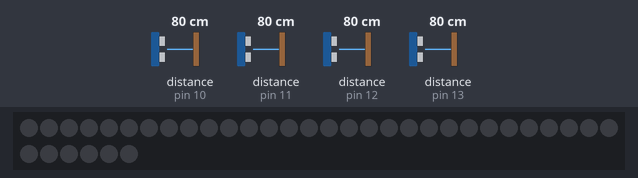
Bench run of a program on a simulated Arduino Uno, built with avr-gcc and run on an emulated ATmega328P. Shown: 36 RGB LEDs in strip order, left to right, continuing on the next row. Inputs (shaded band) come from the test bench; at power-on: distance to the obstacle (sensors on pin 10, pin 11, pin 12, pin 13) 80 cm. The echo pulse lasts 58.3 µs per cm.

Above: at 1.2 s.
1.3 s: distance to the obstacle (sensor on pin 10) set to 17 cm
2.8 s: distance to the obstacle (sensor on pin 10) set to 13 cm
At 3.08 s:
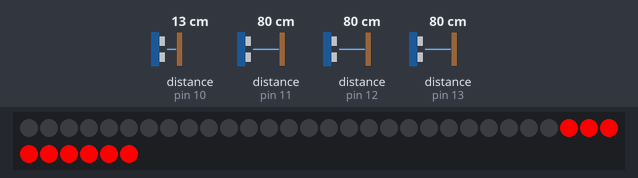
At 3.88 s:
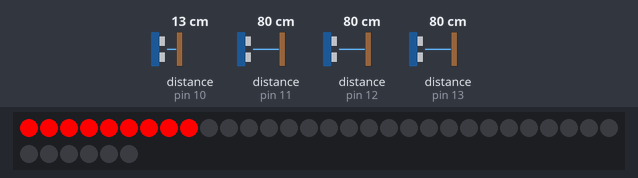
Timing chart, 0 to 5.8 s (numbered marks = the images above; inputs shaded):
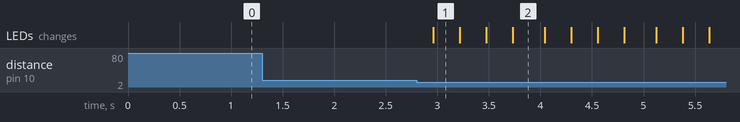

The program:

main.cpp
```cpp
#include <Arduino.h>
#include <NewPing.h>
#include <Adafruit_NeoPixel.h>


#define TRIGGER_PIN 8
#define ECHO_PIN 9
#define LED_PIN 7
#define LED_COUNT 36
#define MAX_DISTANCE 15
#define DELAY 200
#define SENSOR_COUNT 4
#define DELAY_LIGHTS 2000

NewPing sonar(TRIGGER_PIN, ECHO_PIN, MAX_DISTANCE);
// NewPing sensors[4];
Adafruit_NeoPixel strip(LED_COUNT, LED_PIN, NEO_GRB + NEO_KHZ800);

NewPing sensors[4] = {
  NewPing(2, 10, MAX_DISTANCE),
  NewPing(3, 11, MAX_DISTANCE),
  NewPing(4, 12, MAX_DISTANCE),
  NewPing(5, 13, MAX_DISTANCE)
};

bool SET_GROUP[] = {false, false, false, false};

void setup() {
  // put your setup code here, to run once:
  Serial.begin(9600);
  // for (int i = 0; i < 4; ++i) {
  //   sensors[i] = NewPing(TRIGGER_PINS[i], ECHO_PINS[i], MAX_DISTANCE);
  // }
  strip.begin();
  strip.show();
}


void updateLeds() {
  for (int i = 0; i < LED_COUNT; ++i) {
    if (i < 9)
      strip.setPixelColor(i, SET_GROUP[0]?255:0, 0, 0);
    else if (i < 18)
      strip.setPixelColor(i, SET_GROUP[1]?255:0, 0, 0);
    else if (i < 27)
      strip.setPixelColor(i, SET_GROUP[2]?255:0, 0, 0);
    else {
      strip.setPixelColor(i, SET_GROUP[3]?255:0, 0, 0);
    }

    strip.show();
  }
}

void activateStrips() {
  SET_GROUP[0] = false;
  SET_GROUP[3] = true;
  updateLeds();
  delay(DELAY);
  SET_GROUP[3] = false;
  SET_GROUP[2] = true;
  updateLeds();
  delay(DELAY);
  SET_GROUP[1] = true;
  SET_GROUP[2] = false;
  updateLeds();
  delay(DELAY);
  SET_GROUP[0] = true;
  SET_GROUP[1] = false;
  updateLeds();
  delay(DELAY);
}

void closeStrips() {
  SET_GROUP[0] = false;
  SET_GROUP[1] = false;
  SET_GROUP[2] = false;
  updateLeds();
}

void loop() {
  long distance;
  bool j = false;
  delayMicroseconds(20);

  // activateStrips();

  for (int i = 0; i < SENSOR_COUNT; ++i) {
    distance = sensors[i].ping_cm();
    if (distance > 0) {
      delay(50);
      distance = sensors[i].ping_cm();
      if (distance > 0) {
        activateStrips();
        j = true;
        // delay(DELAY_LIGHTS);
        break;
      }
    //   Serial.print("Distance ");
    // Serial.print(i);
    // Serial.print(": ");
    // Serial.print(distance);
    // Serial.print("\n");

    }
  }

  if (!j)  {
    closeStrips();
  }
}
```

Measured:
- the behaviour switches between 16 and 15 cm on distance to the obstacle (sensor on pin 10) (found by bisection; images 0 and 1)
- after the input at 1.3 s, every drawn part: stays the same
- after the input at 2.8 s, the LEDs: change after 0.16 s (image 1)
